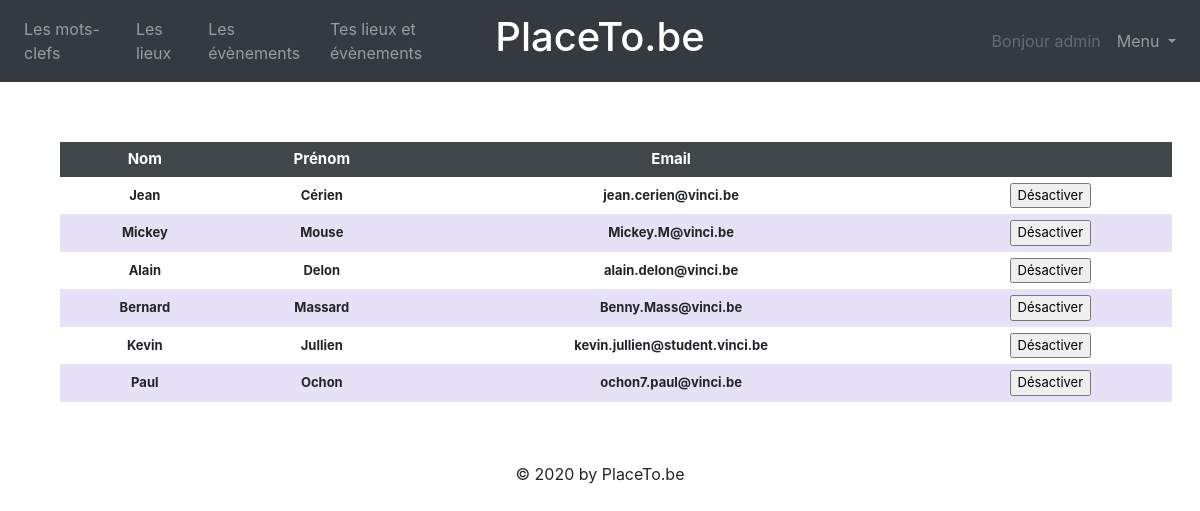
/index.php?action=membersList (signed in), run on the app's committed database.
### tables this page shows
CREATE TABLE `members` (
  `id_member` int(11) NOT NULL,
  `password` char(60) NOT NULL,
  `email` varchar(50) NOT NULL,
  `is_admin` tinyint(1) NOT NULL DEFAULT 0,
  `activate` tinyint(1) NOT NULL DEFAULT 1,
  `lastname` varchar(50) NOT NULL,
  `firstname` varchar(50) NOT NULL
);

### index.php (called while the page is built, shortened)
<?php
$db = Db::getInstance();
require_once(VIEW_PATH . 'header.php');
$action = (isset($_GET['action'])) ? htmlentities($_GET['action']) : 'default';
switch ($action) {
    case 'membersList':
        require_once('controllers/MembersListController.php');
        $controller = new MembersListController($db);
        break;
}
$controller->run();
require_once(VIEW_PATH . 'footer.php');
?>

### controllers/MembersListController.php (called while the page is built, shortened)
<?php
class MembersListController
{
    private $_db;
    public function __construct($db) {
        $this->_db = $db;
    }
    public function run()
    {
        $members =$this->_db->select_members();
        require_once(VIEW_PATH . 'membersList.php');
    }
}
?>

### models/Db.class.php (called while the page is built, shortened)
<?php
class Db
{
    private $_db;
    private function __construct()
    {
        $ini = parse_ini_file('config/config.ini');
        try {
            $this->_db = new PDO('mysql:host=' . $ini['db_host'] . ';dbname=' . $ini['db_name'] . ';charset=utf8mb4', $ini['db_login'], $ini['db_password']);
            $this->_db->setAttribute(PDO::ATTR_ERRMODE, PDO::ERRMODE_EXCEPTION);
            $this->_db->setAttribute(PDO::ATTR_DEFAULT_FETCH_MODE, PDO::FETCH_OBJ);
        } catch (PDOException $e) {
            die('Erreur de connexion à la base de données : ' . $e->getMessage());
        }
    }
    public function select_members()
    {
        $query = 'SELECT * FROM members WHERE is_admin <> 1';
        $ps = $this->_db->prepare($query);
        $ps->execute();
        $arrayMembers = array();
        while ($row = $ps->fetch()) {
            $arrayMembers[] = new Member($row->id_member, $row->password, $row->email, $row->is_admin, $row->activate, $row->lastname, $row->firstname);
        }
        return $arrayMembers;
    }
}

### models/Member.class.php (called while the page is built, shortened)
<?php
class Member
{
    private $_id;
    private $_email;
    private $_activate;
    private $_lastname;
    private $_firstname;
    public function __construct($id, $password, $email, $is_admin, $activate, $lastname, $firstname)
    {
        $this->_id = $id;
        $this->_email = $email;
        $this->_activate = $activate;
        $this->_lastname = $lastname;
        $this->_firstname = $firstname;
    }
    public function html_getId()
    {
        return htmlspecialchars($this->_id);
    }
    public function html_getEmail()
    {
        return htmlspecialchars($this->_email);
    }
    public function html_getActivate()
    {
        return htmlspecialchars($this->_activate);
    }
    public function html_getLastname()
    {
        return htmlspecialchars($this->_lastname);
    }
    public function html_getFirstname()
    {
        return htmlspecialchars($this->_firstname);
    }
}

### views/membersList.php (the view)
<section id="content">
    <form action="?action=membersList" method="post">
        <table class="membersTable">
            <thead>
            <tr>
                <th>Nom</th>
                <th>Prénom</th>
                <th>Email</th>
                <th></th>
            </tr>
            </thead>
            <tbody>
            <?php for ($i = 0; $i < count($members); $i++) { ?>
                <tr>
                    <td><span class="html"><?php echo $members[$i]->html_getFirstname() ?></span></td>
                    <td><?php echo $members[$i]->html_getLastname() ?></td>
                    <td><?php echo $members[$i]->html_getEmail() ?></td>
                    <?php if ($members[$i]->html_getActivate() == 0) {?>
                    <td><input type="submit" name="form_activate[<?php echo $members[$i]->html_getId() ?>]" value="Activer"></td>
                    <?php } else { ?>
                    <td><input type="submit" name="form_deactivate[<?php echo $members[$i]->html_getId() ?>]" value="Désactiver"></td>
                    <?php } ?>
                </tr>
            <?php } ?>
            </tbody>
        </table>
    </form>
</section>

### views/header.php (shortened to what this page needs)
<!DOCTYPE html>
<html lang="fr">
<head>
    <link rel="stylesheet" href="https://stackpath.bootstrapcdn.com/bootstrap/4.4.1/css/bootstrap.min.css">
    <link rel="stylesheet" href="views/css/custom.css">
</head>
<body>
<header class="sticky-top">
    <nav class="navbar navbar-expand-lg navbar-dark bg-dark">
        <section class="navbar-collapse collapse w-100 order-1 order-lg-0 dual-collapse2">
            <ul class="navbar-nav mr-auto">
                <li class="nav-item">
                    <a class="nav-link" href="index.php?action=searchWithKeywords">Les mots-clefs</a>
                </li>
                <li class="nav-item">
                    <a class="nav-link" href="index.php?action=places">Les lieux</a>
                </li>
                <li class="nav-item">
                    <a class="nav-link" href="index.php?action=events">Les évènements</a>
                </li>
                <?php if (!empty($_SESSION['authenticated'])) { ?>
                    <li class="nav-item">
                        <a class="nav-link" href="index.php?action=addEdit">Tes lieux et évènements</a>
                    </li>
                <?php } ?>
            </ul>
        </section>
        <section class="mx-auto order-0">
            <a class="navbar-brand mx-auto" href="index.php"><h1>PlaceTo.be</h1></a>
        </section>
        <section class="navbar-collapse collapse w-100 order-3 dual-collapse2">
            <ul class="navbar-nav ml-auto">
                <?php if (!empty($_SESSION['authenticated'])) { ?>
                    <li class="nav-item">
                        <a class="nav-link disabled" href="index.php" aria-disabled="true">
                            Bonjour <?php echo $_SESSION['username'] ?> </a>
                    </li>
                <?php } ?>
                <li class="nav-item dropdown">
                    <a class="nav-link dropdown-toggle" href="#" id="navbarDropdown2" role="button"
                       data-toggle="dropdown" aria-haspopup="true" aria-expanded="false">
                        Menu
                    </a>
                </li>
            </ul>
        </section>
    </nav>
</header>

### views/footer.php (shortened to what this page needs)
<footer>
    <p id="copyright"> &copy; 2020 by PlaceTo.be</p>
</footer>
</body>
</html>

### views/css/custom.css (style rules this page uses)
#content { margin: 5%; }
footer { text-align: center; }
table.membersTable { width: 103%; text-align: center; }
table.membersTable td, table.membersTable th { padding: 6px 10px; }
table.membersTable tbody td { font-size: 13px; font-weight: bold; }
table.membersTable tr:nth-child(even) { background: #E6E1F6; }
table.membersTable thead { background: #40474b; border-bottom: 0px solid #444444; }
table.membersTable thead th { font-size: 15px; font-weight: bold; color: #FFFFFF; text-align: center; }

### data on the page
members: firstname "Jean", lastname "Cérien", email "jean.cerien@vinci.be"
members: firstname "Mickey", lastname "Mouse", email "Mickey.M@vinci.be"
members: firstname "Alain", lastname "Delon", email "alain.delon@vinci.be"
members: firstname "Bernard", lastname "Massard", email "Benny.Mass@vinci.be"
members: firstname "Kevin", lastname "Jullien", email "kevin.jullien@student.vinci.be"
members: firstname "Paul", lastname "Ochon", email "ochon7.paul@vinci.be"

### other printed values
$_SESSION['username'] "admin"
